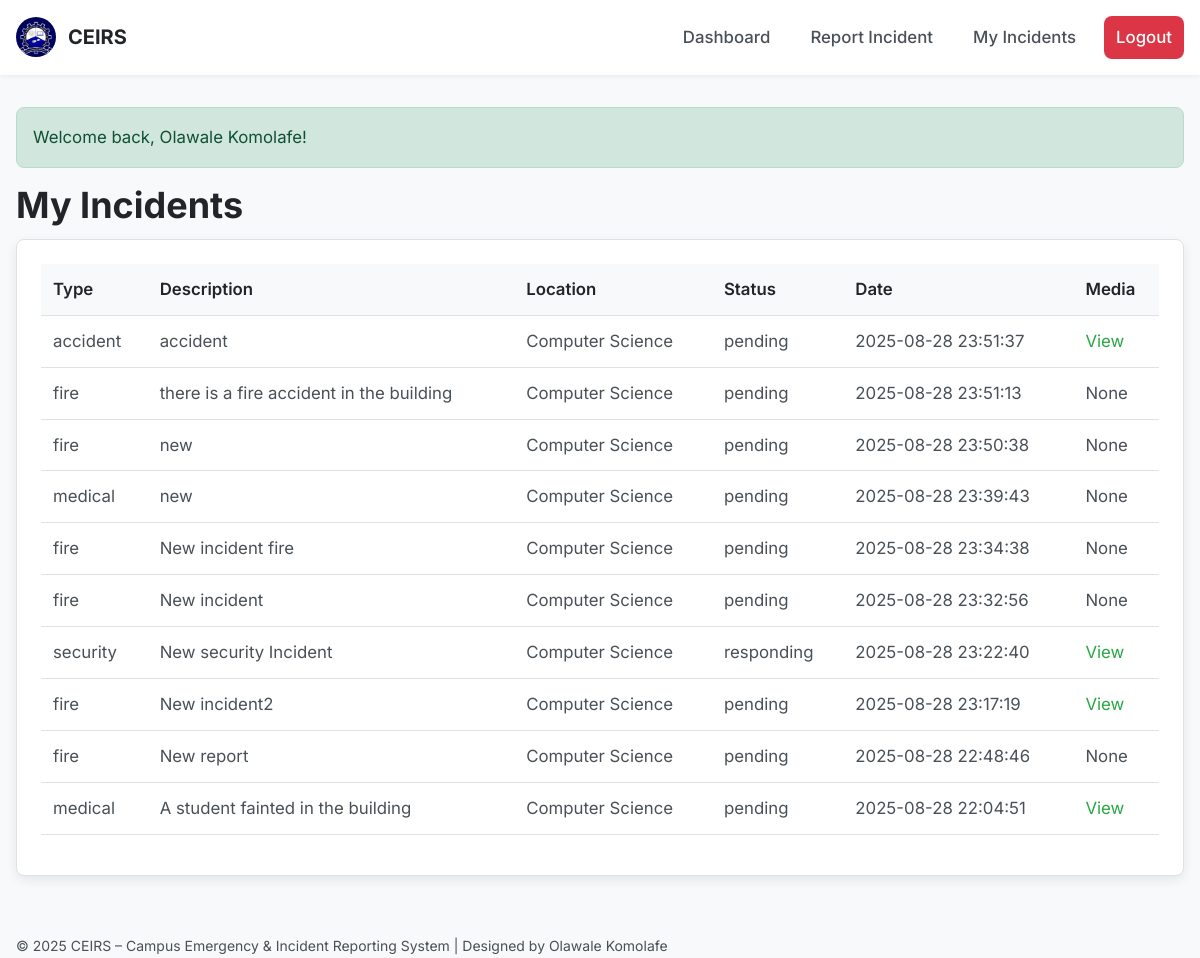
The app's page /my_incidents.php (signed in) with its own data.
### tables this page shows
CREATE TABLE `incidents` (
  `incident_id` int(11) NOT NULL,
  `incident_code` varchar(20) DEFAULT NULL,
  `user_id` int(11) NOT NULL,
  `incident_type` enum('fire','medical','security','accident') NOT NULL,
  `description` text NOT NULL,
  `location` varchar(150) NOT NULL,
  `media` varchar(255) DEFAULT NULL,
  `status` enum('pending','responding','resolved') DEFAULT 'pending',
  `reported_at` timestamp NOT NULL DEFAULT current_timestamp()
);

### functions.php (called while the page is built, shortened)
<?php
function e($str) {
    return htmlspecialchars((string)$str, ENT_QUOTES, 'UTF-8');
}
?>

### my_incidents.php (the view, shortened to what this page needs)
<?php
require_once __DIR__ . '/functions.php';
require_once __DIR__ . '/db.php';
$user = current_user();
$stmt = $mysqli->prepare("SELECT * FROM incidents WHERE user_id = ? ORDER BY reported_at DESC");
$stmt->bind_param("i", $user['user_id']);
$stmt->execute();
$result = $stmt->get_result();
$incidents = $result->fetch_all(MYSQLI_ASSOC);
?>
<?php include __DIR__ . '/header.php'; ?>
<h1>My Incidents</h1>
<div class="card">
  <?php if (!$incidents): ?>
    <p>No incidents reported yet.</p>
  <?php else: ?>
    <table border="0" cellpadding="8" cellspacing="0" width="100%">
      <tr>
        <th>Type</th>
        <th>Description</th>
        <th>Location</th>
        <th>Status</th>
        <th>Date</th>
        <th>Media</th>
      </tr>
      <?php foreach ($incidents as $inc): ?>
        <tr>
          <td><?= e($inc['incident_type']) ?></td>
          <td><?= e($inc['description']) ?></td>
          <td><?= e($inc['location']) ?></td>
          <td><?= e($inc['status']) ?></td>
          <td><?= e($inc['reported_at']) ?></td>
          <td>
            <?php if ($inc['media']): ?>
              <a href="<?= e($inc['media']) ?>" target="_blank">View</a>
            <?php else: ?>
              None
            <?php endif; ?>
          </td>
        </tr>
      <?php endforeach; ?>
    </table>
  <?php endif; ?>
</div>
<?php include __DIR__ . '/footer.php'; ?>

### assets/css/styles.css (style rules this page uses)
:root { --color-primary: #28a745; --color-primary-dark: #218838; --color-danger: #dc3545; --color-danger-dark: #c82333; --color-dark: #212529; --color-body-text: #495057; --color-muted: #6c757d; --color-light: #f8f9fa; --color-white: #ffffff; --color-border: #dee2e6; --color-pending: #ffc107; --color-responding: #007bff; --color-resolved: #28a745; --color-pending-bg: #fff8e1; --color-responding-bg: #e6f2ff; --color-resolved-bg: #e9f7ef; --font-family-sans: 'Inter', system-ui, -apple-system, Segoe UI, Roboto, Ubuntu, sans-serif; --font-size-base: 1rem; --line-height-base: 1.6; --spacing-base: 1rem; --border-radius: 8px; --box-shadow: 0 4px 12px rgba(0, 0, 0, 0.08); --transition: all 0.2s ease-in-out; }
*, *::before, *::after { box-sizing: border-box; margin: 0; padding: 0; }
body { font-family: var(--font-family-sans); font-size: var(--font-size-base); line-height: var(--line-height-base); color: var(--color-body-text); background-color: var(--color-light); -webkit-font-smoothing: antialiased; }
h1, h2, h3, h4, h5, h6 { color: var(--color-dark); margin-bottom: calc(var(--spacing-base) * 0.75); line-height: 1.2; }
h1 { font-size: 2.25rem; }
a { color: var(--color-primary); text-decoration: none; }
.card { background: var(--color-white); border: 1px solid var(--color-border); border-radius: var(--border-radius); box-shadow: var(--box-shadow); padding: calc(var(--spacing-base) * 1.5); margin-bottom: calc(var(--spacing-base) * 1.5); }
table { width: 100%; border-collapse: collapse; margin-bottom: var(--spacing-base); }
th, td { padding: 12px; text-align: left; border-bottom: 1px solid var(--color-border); }
th { background-color: var(--color-light); font-weight: 600; color: var(--color-dark); }
@media (min-width: 768px) { :root { --font-size-base: 1.05rem; } }

### records on screen
incidents: incident_type "accident", description "accident", location "Computer Science", status "pending", reported_at "2025-08-28 23:51:37"
incidents: incident_type "fire", description "there is a fire accident in the building", location "Computer Science", status "pending", reported_at "2025-08-28 23:51:13", shows "None"
incidents: incident_type "fire", description "new", location "Computer Science", status "pending", reported_at "2025-08-28 23:50:38", shows "None"
incidents: incident_type "medical", description "new", location "Computer Science", status "pending", reported_at "2025-08-28 23:39:43", shows "None"
incidents: incident_type "fire", description "New incident fire", location "Computer Science", status "pending", reported_at "2025-08-28 23:34:38", shows "None"
incidents: incident_type "fire", description "New incident", location "Computer Science", status "pending", reported_at "2025-08-28 23:32:56", shows "None"
incidents: incident_type "security", description "New security Incident", location "Computer Science", status "responding", reported_at "2025-08-28 23:22:40"
incidents: incident_type "fire", description "New incident2", location "Computer Science", status "pending", reported_at "2025-08-28 23:17:19"
incidents: incident_type "fire", description "New report", location "Computer Science", status "pending", reported_at "2025-08-28 22:48:46", shows "None"
incidents: incident_type "medical", description "A student fainted in the building", location "Computer Science", status "pending", reported_at "2025-08-28 22:04:51"

### other values on screen
$flash['message'] "Welcome back, Olawale Komolafe!"
